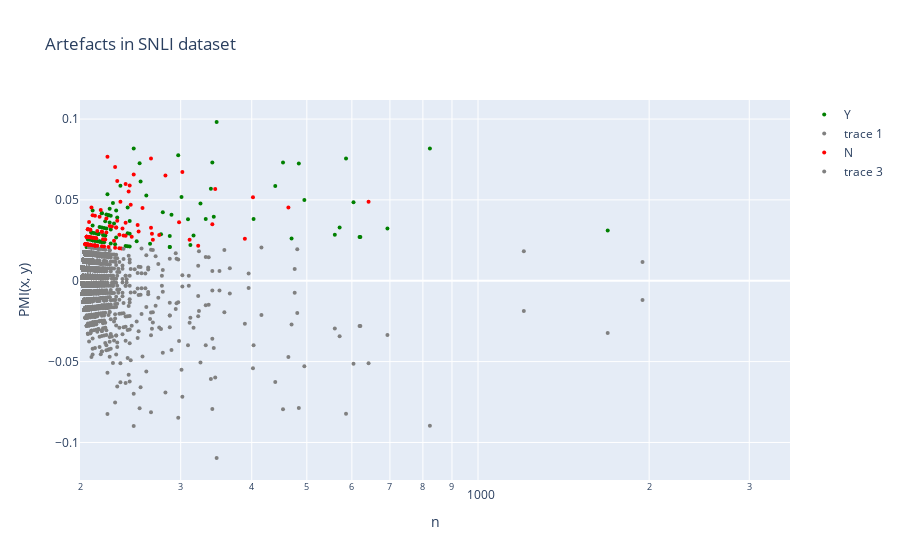

Source (notebook cell):
### Code cell
# Create an interactive scatter plot using Plotly

# Define a new figure
fig = go.Figure()

# Define a dictionary of colors for each label
colors = {'Y': 'green', 'N': 'red', 'grey': 'grey'}

# Plot the PMI for each token and label
for label in labels:
    # Get the DataFrame for the current label
    data_label = smoothed_token_df

    # Determine which points are above the threshold
    is_above_threshold = data_label[f'{label}_pmi'] > pmi_thresholds[label]

    # Add scatter plots for points above and below the threshold
    for condition, color in zip([is_above_threshold, ~is_above_threshold], [colors[label], 'grey']):
        token = data_label[condition]['token']
        text = [f"Label: {label}<br>Token: {t}" for t in token]
        fig.add_trace(go.Scatter(
            x = data_label[condition]['total_count'],
            y = data_label[condition][f'{label}_pmi'],
            mode = 'markers',
            name = label if color != 'grey' else None,
            marker = dict(
                color = color,
                size = 4
            ),
            text = text,
            hovertemplate = "%{text}<br>Occurrences: %{x}<br>PMI: %{y}<extra></extra>"
        ))

# Set the scale of the x-axis to logarithmic and limit its range
fig.update_xaxes(type='log', range=[2.3, np.log10(max(token_df['total_count']))])

# Set the labels for the x and y axes, and the title for the plot
fig.update_layout(
    xaxis_title='n',
    yaxis_title='PMI(x, y)',
    title='Artefacts in SNLI dataset'
)

# Display the plot
fig.show()

### Figure 1 — Plotly figure (JSON) as saved in the notebook; plotly's stock layout.template omitted (floating-point values rounded to 4 significant figures; data arrays with more than 128 entries replaced by an {"elided": "..."} marker saying what was removed)
{"data": [{"hovertemplate": "%{text}<br>Occurrences: %{x}<br>PMI: %{y}<extra></extra>", "marker": {"color": "green", "size": 4}, "mode": "markers", "name": "Y", "text": ["Label: Y<br>Token: made", "Label: Y<br>Token: a", "Label: Y<br>Token: that", "Label: Y<br>Token: without", "Label: Y<br>Token: hisher", "Label: Y<br>Token: may", "Label: Y<br>Token: be", "Label: Y<br>Token: rescinded", "Label: Y<br>Token: if", "Label: Y<br>Token: after", "Label: Y<br>Token: permission", "Label: Y<br>Token: for", "Label: Y<br>Token: act", "Label: Y<br>Token: the", "Label: Y<br>Token: person", "Label: Y<br>Token: in", "Label: Y<br>Token: possessor", "Label: Y<br>Token: good", "Label: Y<br>Token: fruits", "Label: Y<br>Token: possession", "Label: Y<br>Token: and", "Label: Y<br>Token: seller", "Label: Y<br>Token: is", "Label: Y<br>Token: with", "Label: Y<br>Token: at", "Label: Y<br>Token: b", "Label: Y<br>Token: distributed", "Label: Y<br>Token: cases", "Label: Y<br>Token: where", "Label: Y<br>Token: obligee", "Label: Y<br>Token: demand", "Label: Y<br>Token: it", "Label: Y<br>Token: such", "Label: Y<br>Token: owned", "Label: Y<br>Token: or", "Label: Y<br>Token: based", "Label: Y<br>Token: on", "Label: Y<br>Token: recovery", "Label: Y<br>Token: owner", "Label: Y<br>Token: into", "Label: Y<br>Token: transfer", "Label: Y<br>Token: building", "Label: Y<br>Token: extent", "Label: Y<br>Token: necessary", "Label: Y<br>Token: which", "Label: Y<br>Token: established", "Label: Y<br>Token: accept", "Label: Y<br>Token: money", "Label: Y<br>Token: others", "Label: Y<br>Token: creation", "Label: Y<br>Token: obligations", "Label: Y<br>Token: joint", "Label: Y<br>Token: respect", "Label: Y<br>Token: cancellation", "Label: Y<br>Token: principal", "Label: Y<br>Token: any", "Label: Y<br>Token: ordering", "Label: Y<br>Token: perform", "Label: Y<br>Token: against", "Label: Y<br>Token: refuse", "Label: Y<br>Token: prescription", "Label: Y<br>Token: mortgagee", "Label: Y<br>Token: commences", "Label: Y<br>Token: interest", "Label: Y<br>Token: defect", "Label: Y<br>Token: work", "Label: Y<br>Token: buyer", "Label: Y<br>Token: those", "Label: Y<br>Token: are", "Label: Y<br>Token: knew", "Label: Y<br>Token: liability", "Label: Y<br>Token: x", "Label: Y<br>Token: p", "Label: Y<br>Token: delivered", "Label: Y<br>Token: maximum", "Label: Y<br>Token: mandatary", "Label: Y<br>Token: mandator", "Label: Y<br>Token: reimbursement", "Label: Y<br>Token: incurred", "Label: Y<br>Token: actually", "Label: Y<br>Token: can", "Label: Y<br>Token: agency", "Label: Y<br>Token: acts", "Label: Y<br>Token: certain", "Label: Y<br>Token: administration", "Label: Y<br>Token: costs", "Label: Y<br>Token: yen", "Label: Y<br>Token: several", "Label: Y<br>Token: contractor", "Label: Y<br>Token: repair", "Label: Y<br>Token: lieu", "Label: Y<br>Token: released", "Label: Y<br>Token: provided", "Label: Y<br>Token: assume", "Label: Y<br>Token: employer", "Label: Y<br>Token: supervision", "Label: Y<br>Token: e", "Label: Y<br>Token: million", "Label: Y<br>Token: wine"], "type": "scatter", "x": [265, 1691, 586, 309, 325, 571, 560, 224, 619, 277, 215, 604, 287, 3738, 484, 823, 224, 212, 215, 229, 621, 242, 693, 454, 279, 495, 205, 440, 470, 287, 289, 343, 347, 235, 341, 242, 403, 209, 261, 218, 230, 297, 210, 226, 312, 218, 216, 251, 214, 210, 228, 221, 301, 218, 332, 339, 223, 231, 316, 211, 244, 226, 210, 244, 248, 255, 242, 220, 244, 220, 222, 287, 240, 226, 215, 232, 216, 225, 213, 209, 254, 231, 216, 212, 208, 219, 221, 218, 225, 222, 210, 209, 216, 221, 205, 206, 210, 210, 218], "y": [0.02293, 0.03115, 0.07559, 0.03807, 0.04784, 0.03297, 0.02849, 0.04053, 0.02709, 0.02883, 0.0289, 0.04848, 0.02095, 0.03156, 0.07244, 0.08184, 0.04053, 0.02477, 0.0289, 0.03541, 0.02699, 0.02938, 0.0323, 0.07316, 0.0424, 0.04997, 0.02095, 0.05855, 0.02621, 0.02095, 0.04086, 0.03966, 0.09817, 0.05873, 0.07306, 0.02135, 0.03817, 0.0298, 0.05274, 0.04171, 0.02261, 0.07768, 0.02503, 0.04015, 0.02217, 0.02401, 0.02426, 0.02436, 0.02451, 0.02503, 0.04815, 0.02804, 0.0518, 0.04171, 0.03816, 0.05696, 0.05352, 0.04338, 0.02801, 0.02949, 0.02115, 0.03164, 0.02503, 0.02912, 0.08185, 0.0614, 0.04525, 0.02376, 0.03702, 0.03257, 0.04092, 0.02773, 0.02155, 0.02306, 0.0289, 0.03906, 0.03322, 0.03608, 0.02919, 0.0298, 0.07265, 0.02671, 0.02426, 0.02477, 0.02529, 0.02832, 0.03677, 0.02401, 0.04459, 0.03226, 0.02503, 0.0298, 0.02426, 0.02804, 0.02095, 0.02557, 0.04338, 0.03424, 0.0329]}, {"hovertemplate": "%{text}<br>Occurrences: %{x}<br>PMI: %{y}<extra></extra>", "marker": {"color": "grey", "size": 4}, "mode": "markers", "text": {"elided": "1896 str values"}, "type": "scatter", "x": {"elided": "1896 int values"}, "y": {"elided": "1896 float values"}}, {"hovertemplate": "%{text}<br>Occurrences: %{x}<br>PMI: %{y}<extra></extra>", "marker": {"color": "red", "size": 4}, "mode": "markers", "name": "N", "text": ["Label: N<br>Token: an", "Label: N<br>Token: statutory", "Label: N<br>Token: not", "Label: N<br>Token: even", "Label: N<br>Token: curatorship", "Label: N<br>Token: ratify", "Label: N<br>Token: but", "Label: N<br>Token: rescind", "Label: N<br>Token: thing", "Label: N<br>Token: duress", "Label: N<br>Token: return", "Label: N<br>Token: delivery", "Label: N<br>Token: pledgee", "Label: N<br>Token: immovable", "Label: N<br>Token: use", "Label: N<br>Token: property", "Label: N<br>Token: pledge", "Label: N<br>Token: real", "Label: N<br>Token: there", "Label: N<br>Token: between", "Label: N<br>Token: obligor", "Label: N<br>Token: performance", "Label: N<br>Token: contract", "Label: N<br>Token: effective", "Label: N<br>Token: time", "Label: N<br>Token: since", "Label: N<br>Token: effect", "Label: N<br>Token: within", "Label: N<br>Token: was", "Label: N<br>Token: deposit", "Label: N<br>Token: sale", "Label: N<br>Token: need", "Label: N<br>Token: claim", "Label: N<br>Token: however", "Label: N<br>Token: so", "Label: N<br>Token: does", "Label: N<br>Token: priority", "Label: N<br>Token: cannot", "Label: N<br>Token: over", "Label: N<br>Token: take", "Label: N<br>Token: pledgor", "Label: N<br>Token: mortgage", "Label: N<br>Token: guarantor", "Label: N<br>Token: specified", "Label: N<br>Token: order", "Label: N<br>Token: must", "Label: N<br>Token: visavis", "Label: N<br>Token: authority", "Label: N<br>Token: cause", "Label: N<br>Token: assignment", "Label: N<br>Token: assignor", "Label: N<br>Token: make", "Label: N<br>Token: unless", "Label: N<br>Token: writing", "Label: N<br>Token: gift", "Label: N<br>Token: mandate", "Label: N<br>Token: do", "Label: N<br>Token: reason", "Label: N<br>Token: persons", "Label: N<br>Token: date", "Label: N<br>Token: y", "Label: N<br>Token: heir", "Label: N<br>Token: way", "Label: N<br>Token: inherited", "Label: N<br>Token: monetary", "Label: N<br>Token: their", "Label: N<br>Token: ruling", "Label: N<br>Token: identified", "Label: N<br>Token: jointly", "Label: N<br>Token: concluded", "Label: N<br>Token: parties", "Label: N<br>Token: dominant", "Label: N<br>Token: anything", "Label: N<br>Token: notice", "Label: N<br>Token: obligees", "Label: N<br>Token: parents", "Label: N<br>Token: him", "Label: N<br>Token: wrong", "Label: N<br>Token: mental", "Label: N<br>Token: died", "Label: N<br>Token: lower", "Label: N<br>Token: arrived", "Label: N<br>Token: belong", "Label: N<br>Token: conclusion", "Label: N<br>Token: elapsed", "Label: N<br>Token: settlement", "Label: N<br>Token: release", "Label: N<br>Token: lawsuit", "Label: N<br>Token: among", "Label: N<br>Token: about", "Label: N<br>Token: tree", "Label: N<br>Token: branch", "Label: N<br>Token: manifests", "Label: N<br>Token: mortgagees", "Label: N<br>Token: choice", "Label: N<br>Token: regard", "Label: N<br>Token: tendered", "Label: N<br>Token: per", "Label: N<br>Token: hedge", "Label: N<br>Token: rank"], "type": "scatter", "x": [402, 266, 642, 345, 227, 212, 267, 223, 275, 208, 245, 253, 218, 238, 231, 266, 240, 232, 268, 234, 341, 322, 464, 240, 298, 212, 248, 230, 302, 222, 282, 214, 389, 220, 221, 234, 211, 243, 225, 217, 208, 311, 240, 232, 237, 257, 222, 252, 207, 218, 204, 231, 244, 218, 216, 219, 230, 214, 212, 224, 212, 208, 210, 207, 229, 213, 213, 207, 212, 246, 235, 206, 206, 236, 210, 206, 206, 204, 204, 209, 204, 205, 205, 209, 206, 205, 205, 208, 204, 206, 204, 207, 204, 204, 206, 204, 209, 204, 211, 205], "y": [0.05171, 0.03279, 0.04882, 0.05676, 0.03352, 0.02185, 0.02903, 0.07662, 0.02829, 0.0222, 0.04707, 0.03045, 0.0303, 0.02805, 0.03301, 0.07565, 0.05985, 0.06175, 0.02529, 0.0201, 0.0349, 0.02162, 0.04535, 0.02785, 0.03616, 0.02185, 0.06567, 0.0204, 0.06728, 0.02982, 0.06503, 0.0308, 0.02603, 0.02117, 0.02553, 0.02847, 0.02657, 0.05527, 0.03379, 0.04379, 0.03159, 0.02541, 0.03594, 0.03705, 0.03226, 0.04506, 0.03856, 0.03441, 0.02702, 0.02134, 0.02257, 0.03301, 0.05894, 0.0303, 0.03952, 0.02573, 0.07041, 0.02167, 0.02185, 0.02085, 0.04019, 0.03159, 0.02202, 0.02702, 0.02475, 0.02636, 0.02636, 0.02702, 0.02185, 0.02725, 0.0489, 0.02238, 0.03186, 0.01996, 0.04054, 0.02238, 0.02238, 0.02257, 0.02257, 0.0268, 0.02257, 0.02725, 0.02725, 0.0268, 0.03186, 0.02725, 0.02725, 0.0222, 0.02257, 0.02238, 0.02257, 0.03641, 0.02257, 0.02257, 0.03186, 0.02257, 0.04531, 0.02257, 0.02657, 0.02725]}, {"hovertemplate": "%{text}<br>Occurrences: %{x}<br>PMI: %{y}<extra></extra>", "marker": {"color": "grey", "size": 4}, "mode": "markers", "text": {"elided": "1895 str values"}, "type": "scatter", "x": {"elided": "1895 int values"}, "y": {"elided": "1895 float values"}}], "layout": {"title": {"text": "Artefacts in SNLI dataset"}, "xaxis": {"range": [2.3, 3.549], "title": {"text": "n"}, "type": "log"}, "yaxis": {"title": {"text": "PMI(x, y)"}}}}
